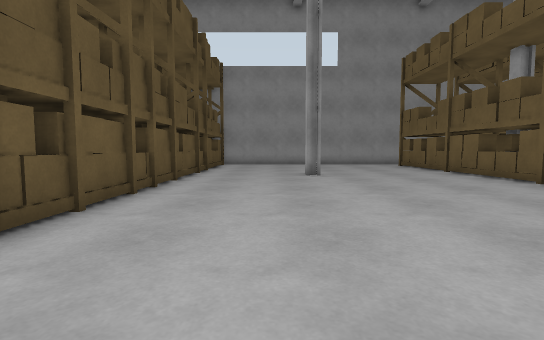
view 1 (above)

16 first-person views from a walk through a world built for the Webots simulator. The camera is 0.94 m above the floor, tilts 4° down and sees 85° across. The floor is counted in squares, 1 m on a side. Each view is taken from the middle of a square. On the plan, view 1 faces up. The plan holds only what a view shows up to about 11 squares ahead; the rest is blank. The place goes on beyond the plan.

view 2
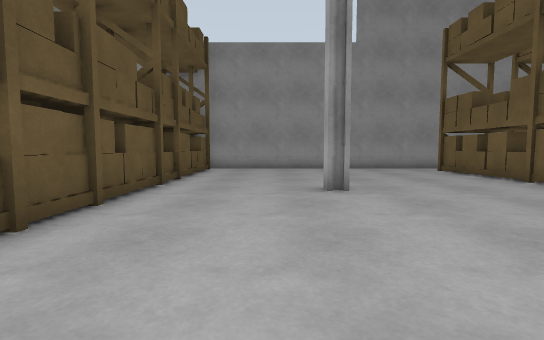

view 3
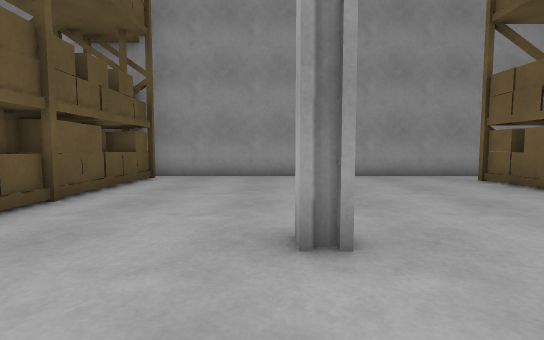

view 4
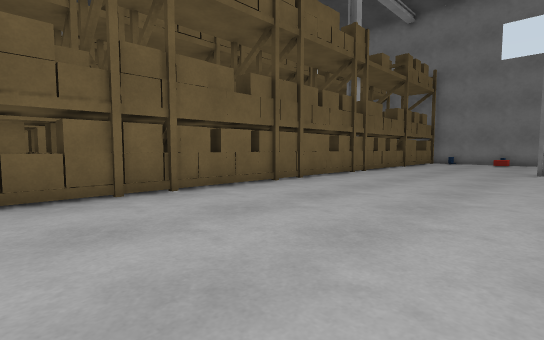

view 5
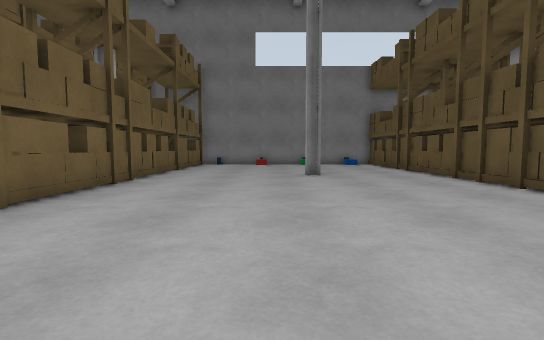

view 6
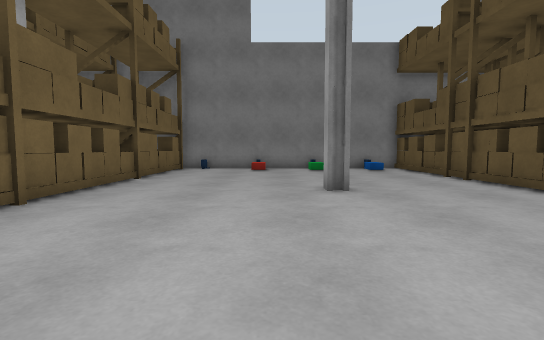

view 7
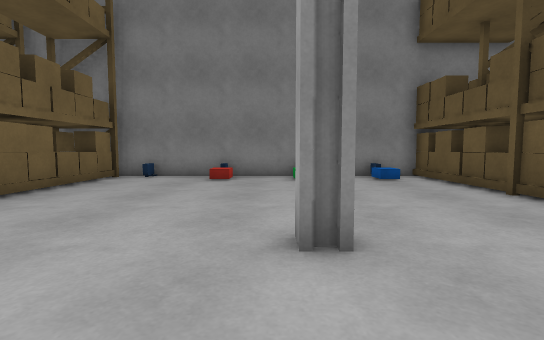

view 8
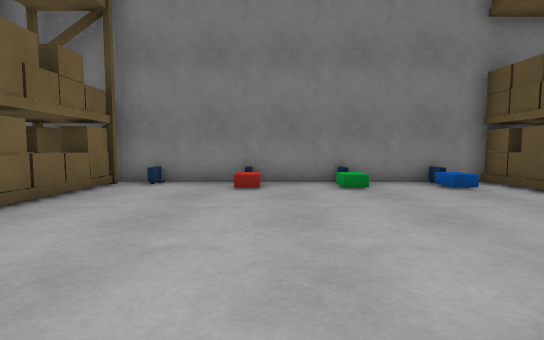

view 9
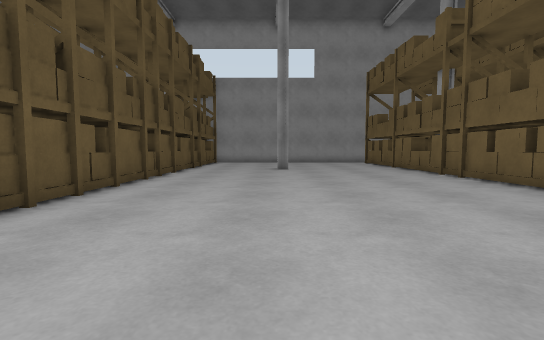

view 10
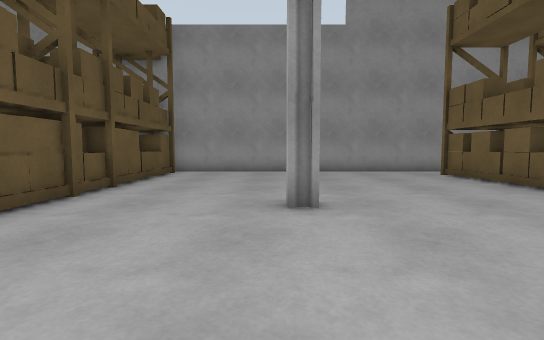

view 11
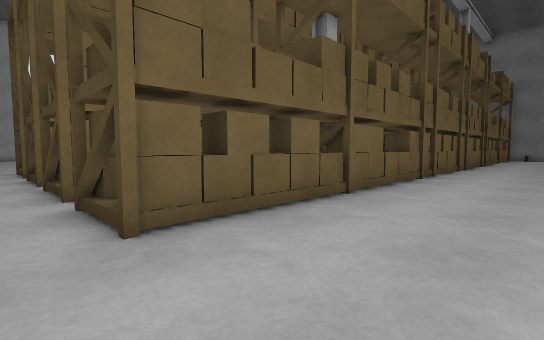

view 12
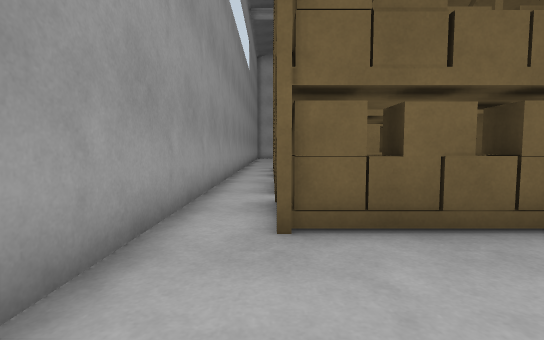

view 13
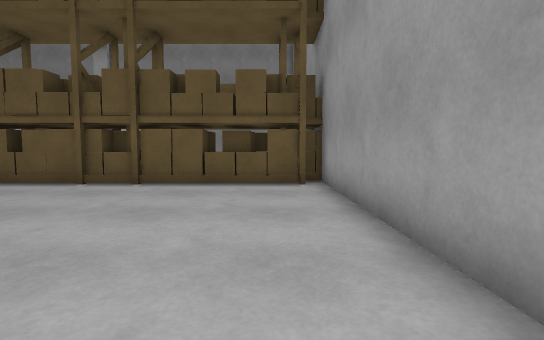

view 14
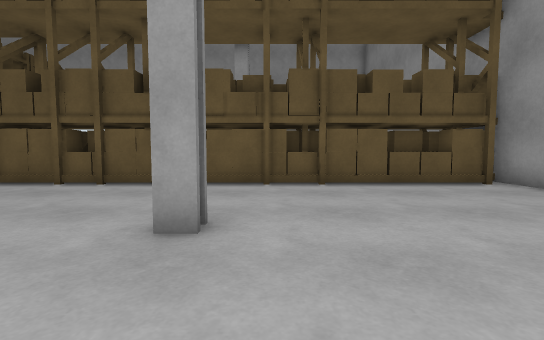

view 15
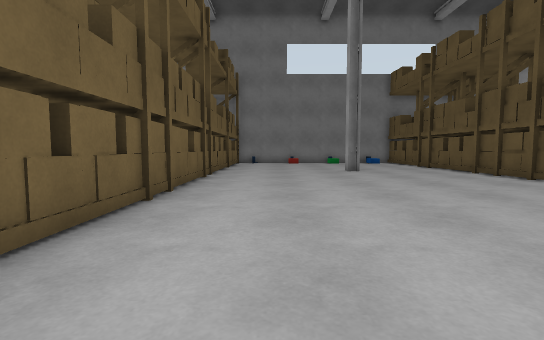

view 16
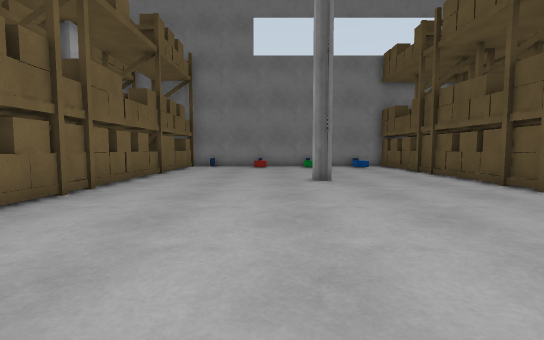

### Floor plan
Key: @ floor where view 1 was taken; # wall or solid block; . floor; S shelf; B blue box; G green box; R red box; O other object.
Columns run from 5 left of view 1 to 18 right of it. Each row starts with its distance up from view 1.
 19 SS###################
 18 SSS..................
 17 SSS.........SSSSSSSSS.SS
 16 SSS..........SSSSSSSS S
 15 SSS..........SSSS SS
 14 SSS..........SSSSS
 13 SSS.........SSSS S
 12 SSS..........SSSSS
 11 SSS...#......SSSSS
 10 S S..........SSSSS
  9 SSS..........SSSSSSS
  8 SSS.........SSSSSSS
  7 SSS.........SSSSSS
  6 SSS..........S
  5 S S..........S
  4 S S.........SSSS
  3 SSS.........SSSS
  2   S..........SS
  1   S..........SS
  0   S..@.......SS
 -1  SS.........SSS
 -2 SSS.........SSSS
 -3 SSS..........SSS
 -4 SSS...#......SSSS
 -5 SSS..........SSS
 -6 SSS.........SSSS
 -7 SSS..........SSSS
 -8 SSS..........SSS
 -9 SSS..........SS
-10 SSSBB.G..R...SSS
-11 SSSBB.G..R.OSSSSS
-12  SS  # ## #

Where each view was taken, in squares from view 1:
view 1: 0 up, 0 right, facing up
view 2: 4 up, 0 right, facing up
view 3: 8 up, 1 right, facing up
view 4: 10 up, 1 right, facing down-right
view 5: 7 up, 3 right, facing down
view 6: 3 up, 3 right, facing down
view 7: 1 down, 2 right, facing down
view 8: 3 down, 3 right, facing down
view 9: 3 down, 1 right, facing up
view 10: 6 up, 1 right, facing up
view 11: 18 up, 4 right, facing down-right
view 12: 17 up, 4 right, facing right
view 13: 17 up, 5 right, facing left
view 14: 12 up, 5 right, facing left
view 15: 9 up, 5 right, facing down
view 16: 5 up, 3 right, facing down
